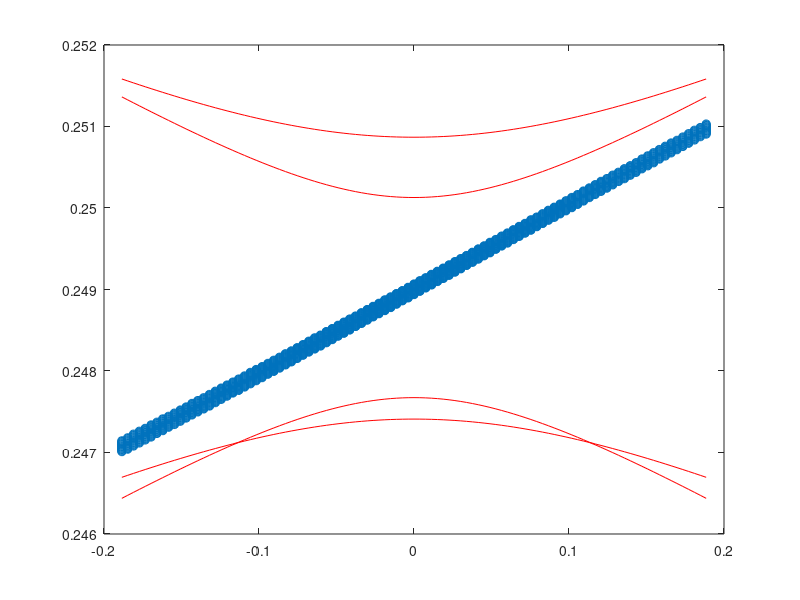

Reproduce this figure in MATLAB.
%%%%% Solve for the edge state of the effective model
%%%%% of 1D grating 3L
%%%%% MATLAB version

% Parameters 
v = 0.3283 
U = 0.0207 
omega0 = 0.2413+0.0053 
domega = -omega0*0.55*(0.764-0.8)
dv = -v*0.37*(0.764-0.8)

Delta = 0.2*U 
V1 = U 
V2 = U 

% The gap we calculate the edge state 
gap = 3 

% The array of genuine momemta 
Nk = 101 
k_array = linspace(-0.25,0.25,Nk); 

% The array of synthetic momenta 
Nq = 101
q_array = linspace(-0.03*2*pi,0.03*2*pi,Nq);

% Criterion for 0 
epsilon = 1e-3

% Number of E values 
NE = 501 

% Small incriment in band edge 
epsilonE = 1e-4

% Diagonal matrix of v 
Hv = diag([v,-v,v+dv,-v-dv,v,-v]);

% Array of obstructed bands (corresponding to the transmission spectrum)
allEmax = zeros(Nq,1);
allEmin = zeros(Nq,1);

% Array of bulk bands (closest bands)
bulk1 = zeros(Nq,1);
bulk2 = zeros(Nq,1);

% Initialize the array of edge state (k,E)
edge_state = [];

%%%%% ===================================================================================
%%%%% FUNCTION: Ha 
function Ha = H_a(q1,q2,domega,U1,U2,U3,V1,V2)
    Ha = [0,U1*exp(i*q1),V1,0,0,0;
          U1*exp(-i*q1),0,0,V1,0,0;
          V1,0,domega,U2,V2,0;
          0,V1,U2,domega,0,V2;
          0,0,V2,0,0,U3*exp(-i*q2);
          0,0,0,V2,U3*exp(i*q2),0];
end 

%%%%% ===================================================================================
%%%%% FUNCTION: Calculate the k-eigenvalues and k-eigenvectors for one side 
function [kvecs,kvals] = kPolyEig(E,q1,q2,domega,U,Delta,V1,V2,Hv)
    %%% The one-side bulk Hamiltonian 
    Ha = H_a(q1,q2,domega,U,U+Delta,U,V1,V2);

    %%% Solve the generalized eigenvalue problem A*x=k*B*x 
    % Method 1: Using the eig function
    %A = Ha-E*eye(6);
    %B = -Hv;  
    %[kvecs,kvals] = eig(A,B);

    % Method 2: Using the polyeig function 
    A0 = Ha-E*eye(6);
    A1 = Hv;
    [kvecs,kvals] = eig(A0,A1);

    %%% Move the arguments to the range 0 <= argument < 2*pi
    arg_array = zeros(6,1); 
    
    for j=1:6 
        arg_array(j) = angle(kvals(j,j));

        if (arg_array(j) < 0)
            arg_array(j) = arg_array(j)+2*pi;
        end % IF
    end % j-loop      

    %%% Rearrange kvecs and kvals in increasing order of argument
    [arg_list,ind] = sort(arg_array);
    kvals = kvals(ind,ind); % ATTENTION! kvals is a 6x6 matrix 
    kvecs = kvecs(:,ind);
    kvecs = kvecs./vecnorm(kvecs); % norm of the columns 
end 

%%%%% ===================================================================================
%%%%% Scan over the q_array 
for iq = 1:Nq 
    %%%%% The synthetic momneta 
    q1 = q_array(iq);
    q2 = -q1;

    %%% ==================================================================================
    %%% The left-hand side

    % The matrix Ha 
    Ha = H_a(q1,q2,domega,U,U+Delta,U,V1,V2); 

    % The arrays of left bands 
    EL = zeros(Nk,6);

    % Scan over k_array and diagonalize the Hamiltonian 
    for ik = 1:Nk 
        % The genuine momentum 
        k = k_array(ik);

        % The Hamiltonian 
        H = Hv*k + Ha;

        % Diagonalize the Hamiltonian 
        [Vec,D] = eig(H);
        [eigval,ind] = sort(diag(D));
        eigval = real(eigval);
        Ds = D(ind,ind);
        eigvec = Vec(:,ind);

        % Save the eigenvalues to the array EL 
        EL(ik,:) = eigval;
    end  % ik-loop 

    %%% ==================================================================================
    %%% The right-hand side

    % The matrix Ha 
    Ha = H_a(q1,q2,domega,U,U-Delta,U,V1,V2); 

    % The arrays of right bands 
    ER = zeros(Nk,6);

    % Scan over k_array and diagonalize the Hamiltonian 
    for ik = 1:Nk 
        % The genuine momentum 
        k = k_array(ik);

        % The Hamiltonian 
        H = Hv*k + Ha;

        % Diagonalize the Hamiltonian 
        [Vec,D] = eig(H);
        [eigval,ind] = sort(diag(D));
        eigval = real(eigval);
        Ds = D(ind,ind);
        eigvec = Vec(:,ind);

        % Save the eigenvalues to the array ER 
        ER(ik,:) = eigval;
    end  % ik-loop

    %%%%% ==============================================================================
    %%% Calculate the obstructed bands 
    allEmax(iq) = max( min(EL(:,gap+1)), min(ER(:,gap+1)) );
    allEmin(iq) = min( max(EL(:,gap)), max(ER(:,gap))  );

    %%% Calculate the bulk bands 
    bulk1(iq) = min( min(EL(:,gap+1)), min(ER(:,gap+1)) ); 
    bulk2(iq) = max( max(EL(:,gap)), max(ER(:,gap)) );

    %%%%% ===============================================================================
    %%%%% Calculate the edge states at the synthetic momentum q 
    %%% Array of energy 
    E_array = linspace(bulk2(iq)+epsilonE,bulk1(iq)-epsilonE,NE);

    %%%%% Scan the energy array E_array 
    for iE = 1:NE 
        % The energy 
        E = E_array(iE); 

        % The matrix of eigenstates 
        W = zeros(6);

        %%% Left-hand Hamiltonian 
        %Ha = H_a(q1,q2,domega,U,U+Delta,U,V1,V2);

        % Solve the generalized eigenvalue problem A*x=k*B*x 
        %A = Ha-E*eye(6);
        %B = -Hv; 
        %[kvecs,kvals] = eig(A,B); 

        %%% Left-hand Hamiltonian 
        fprintf("Left-hand Hamiltonian\n");
        [WL,kL] = kPolyEig(E,q1,q2,domega,U,Delta,V1,V2,Hv); 
        %kL
        %WL 

        %%% Right-hand Hamiltonian
        fprintf("Right-hand Hamiltonian\n");
        [WR,kR] = kPolyEig(E,q1,q2,domega,U,-Delta,V1,V2,Hv); 
        %kR  
        %WR  

        %%% Combine WL and WR to the matrix of eigenstates 
        W(:,1:3) = WL(:,1:3);
        W(:,4:6) = -WR(:,4:6);

        %%% The determinant of W 
        S = abs(det(W))

        if (S < epsilon)
            edge_state = [edge_state;[q1,E]];
        end % IF 

    end 
end % iq-loop 

%%%%% ===================================================================================
%%%%% Plot the figure 
figure(1)
plot(q_array,allEmin+omega0,color='red'); hold on;
plot(q_array,allEmax+omega0,color='red');
plot(q_array,bulk1+omega0,color='red');
plot(q_array,bulk2+omega0,color='red');
scatter(edge_state(:,1),edge_state(:,2)+omega0);
hold off;
saveas(1,'transmission.png')